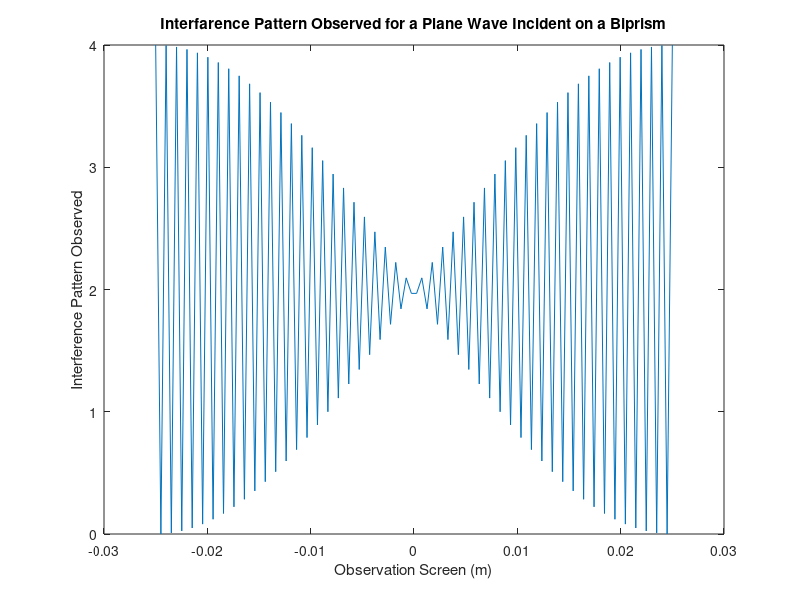

MATLAB code for this plot:
% A HL6312G AlGaInP laser diode with a multi-quantum well (MQW) structure
% (data sheet on website) has a wavelength of λ = 635nm is used to generate a
% collimated beam that is incident on a biphase optical prism of width W = 5.0cm.
% This beam is modelled as an ideal plane wave. Using appropriate calculation and
% plotting code in Matlab solve the EM wave equation and generate a plot of the
% optical intensity distribution in the observation plane, which is at distance L from
% the prism, as shown below. (Choose values for L and θ such that the interference
% pattern has peak-valley structure on the order of 1mm.)

Lamda = 635e-9; % wavelength
W = 0.05; %
r = 1e-3;  % Width of fringes
k = 2*pi/Lamda; % Wavenumber
x = linspace(-W/2, W/2, 100);

% Caluculating L, distnace from prism to screen
%phi = (k*x*W)/(2*sqrt((L*L)+(W*W/16)));
% at x = 1mm, phi is equal to 2pi hence rearranging the above equaltion to
% calculate L
A =  (k*r*W)/(4*pi);
L = sqrt((A*A)+(W*W/16))

% USing the calculated value of L, calculate Theta;
Theta = tan(W/(L*4))

phi =  (x.*k*W)./(2*sqrt((L*L)+(W*W/16))); 
I = 2*( 1 + cos(phi));
 
plot (x,I);
xlabel('Observation Screen (m)')
ylabel ('Interference Pattern Observed')
title ('Interfarence Pattern Observed for a Plane Wave Incident on a Biprism')